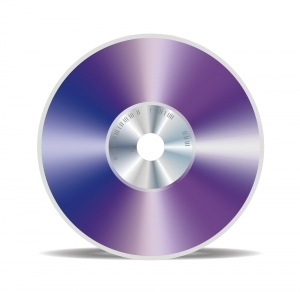
#> input picture images/CD.jpg, 300 x 292 px, found by its file name
$ python hough_transform.py
#> lines starting #> are read from the running program, lines starting #| are printed output that depends on the picture; after the words box and inside, x2 and y2 are one past the last pixel; in counts of white or black regions, pixels touching at a corner belong together
import numpy as np
import cv2 as cv


# [36 lines left out: functions polar_htp_line, ht_line, not called in this run]


def ht_circle(input_image, r):
    rows = input_image.shape[0]
    columns = input_image.shape[1]

    acc = np.zeros((rows, columns))

    for x in range(columns):
        for y in range(rows):
            if input_image[y, x] == 255:
                for ang in range(0, 361):
                    t = (ang*np.pi)/180
                    x0 = int(round((x+1)-r*np.cos(t)))
                    y0 = int(round((y+1)-r*np.sin(t)))
                    if columns > x0 > 0 and rows > y0 > 0:
                        acc[y0, x0] = acc[y0, x0] + 1
    return acc


# [12 lines left out: function draw_line, not called in this run]


def draw_circle(input_image, x_y_0_tuple, rad):
    new_img = np.copy(input_image)
    new_image = cv.circle(new_img, x_y_0_tuple, rad, color=125)
    return new_image

if __name__ == "__main__":
    # [18 lines of commented-out code are left out]
    img = cv.imread("/home/vignesh/PycharmProjects/HoughTransform/images/CD.jpg",
                    cv.IMREAD_GRAYSCALE)
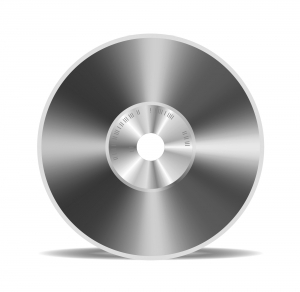
#> img: shape (292, 300); min 53, max 255, mean 200
    img_edges = cv.Canny(img, 100, 200)
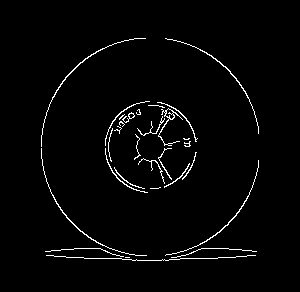
#> img_edges: shape (292, 300); 2.3% white in thin lines or dots, all inside (x1, y1, x2, y2) = (41, 38, 259, 261)
    cv.imshow("", img_edges)
    cv.waitKey(0)
    cv.destroyAllWindows()
    accumulator = None
    new_img = np.copy(img)
    for r in [50]:
        accumulator = ht_circle(img_edges, r)
        for _ in range(1):
            max_indices = np.unravel_index(np.argmax(accumulator), (img.shape[0], img.shape[1]))
            new_img = draw_circle(new_img, max_indices, r)
            accumulator[max_indices[0], max_indices[1]] = -np.Inf
#> this loop made 1 pass
#> pass 1, `accumulator = ht_circle(img_edges, r)`:
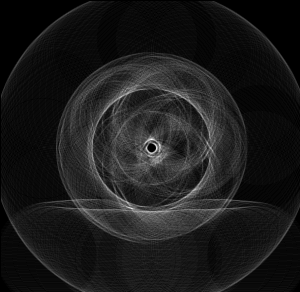
#> accumulator: shape (292, 300) float64; min 0, max 71, mean 7.7; drawn with min black and max white
#> after the loop: accumulator: shape (292, 300) float64; under 0.01% of pixels changed, all inside (x1, y1, x2, y2) = (151, 139, 152, 140)
    cv.imshow("", new_img)
    cv.waitKey(0)
    cv.destroyAllWindows()
